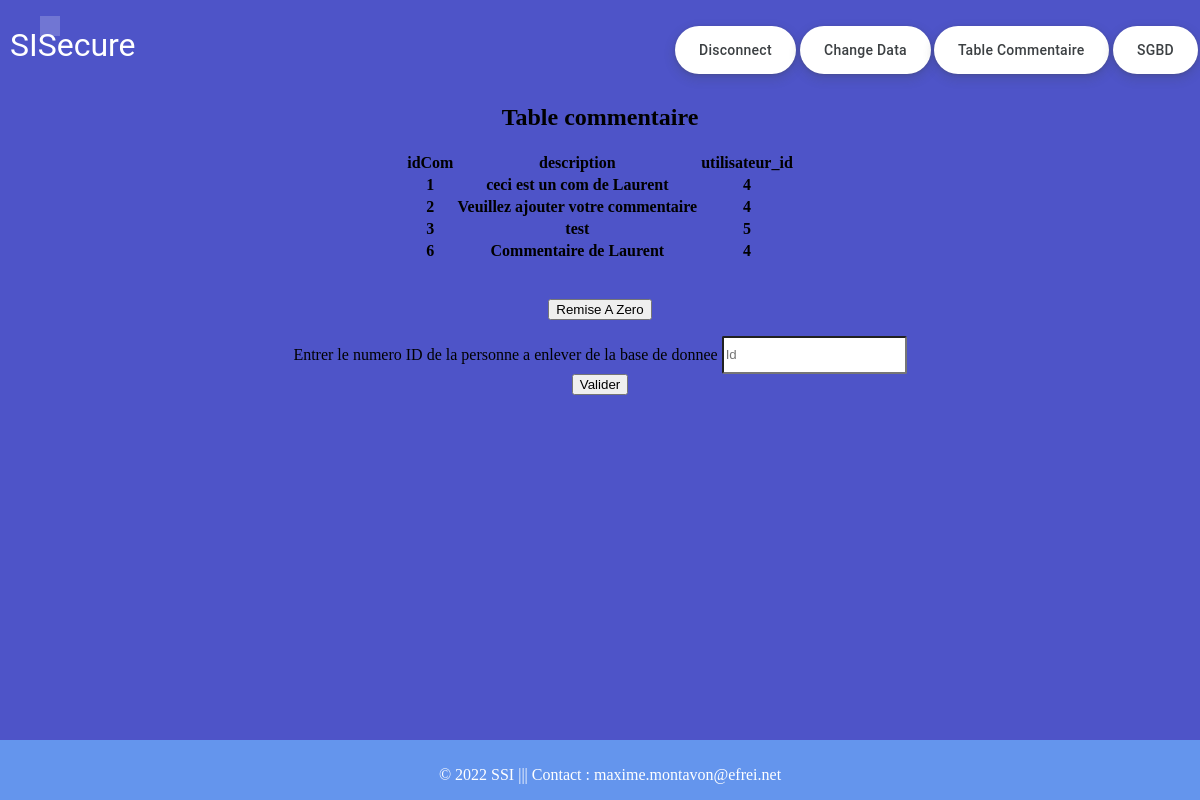
The page /landing2.php (signed in) on the database its author committed.
### tables this page shows
CREATE TABLE `commentaire` (
  `idCom` int(11) NOT NULL,
  `description` text NOT NULL,
  `utilisateur_id` int(11) NOT NULL
);

### landing2.php (the view, shortened to what this page needs)
<?php
$bdd = new PDO('mysql:host=localhost;dbname=projet;charset=utf8;', 'root', '');
if(!$_SESSION['Password']){
    header('Location: connexion.php');
} else {
    foreach($_SESSION as $key=>$value) {
        echo $key . ': ' . $value . '<br>' ;
    }
    $sql = "SELECT idCom, description, utilisateur_id FROM commentaire
        ORDER BY idCom ASC";
    $stmt = $bdd->prepare($sql);
    $stmt->execute();
    $tabObjetsSQL = $stmt->fetchAll();
}
?>
<!DOCTYPE html>
<html>
<head>
</head>
<body>
<div class="background">
    <ul>
        <li></li>
    </ul>
    <div class="Height">
        <header>
            <div class="left">
                <label>SISecure</label>
            </div>
            <div class="right">
                <a href="deconnexion.php"><button class="button-17">Disconnect</button></a>
                <a href="PasswordProblem.php"><button class="button-17">Change Data</button></a>
                <a href="landing.php"><button class="button-17">Table Commentaire</button></a>
                <label class="button-17"><?php echo $_SESSION['Prenom']?></label>
            </div>
        </header>
        <?php
        if ($_SESSION['Permission'] == 2 or $_SESSION['Permission'] == 1 or $_SESSION['Permission'] == 0) {
            echo '<div class="container" align="center">
            <div class="row mb-md-5">
            </div>
            <div class="row mb-md-5">
                <div class="col-3">
                </div>
                <div class="col-6">
                    <h2 class="text-center">Table commentaire</h2>
                </div>
                <div class="col-3">
                </div>
            </div>
            <div class="row">
                <div class="col-2">
                </div>
                <div class="col-8">
                    <table class="table table-striped" align="center">
                        <thead>
                        <tr>
                            <th scope="col">idCom</th>
                            <th scope="col">description</th>
                            <th scope="col">utilisateur_id</th>
                        </tr>
                        </thead>
                        <tbody>
            ';
            foreach($tabObjetsSQL as $unObjet) {
                echo "<tr>";
                echo "<th scope='col'>" . $unObjet['idCom'] . "</th>";
                echo "<th scope='col'>" . $unObjet['description'] . "</th>";
                echo "<th scope='col'>" . $unObjet['utilisateur_id'] . "</th>";
                echo "</tr>";
            }
            echo '</tbody>
                    </table>
                </div>
                <div class="col-2">
                </div>
            </div>
        </div>
            ';
        }
        ?>
        <br>
        <br>
        <?php
        if ($_SESSION['Permission'] == 2) {
            echo '<div>
                <form method="POST" action="" align="center">
                    <input type="submit" class="btn" name="RemiseZero" value="Remise A Zero">
                </form>
            </div>';
            echo '<div>
                <form method="POST" action="" align="center">
                    <label>Entrer le numero ID de la personne a enlever de la base de donnee</label>
                    <input type="text" name="SupUtil" class="form-control" placeholder="Id">
                    <br/>
                    <input type="submit" class="btn" name="SuppUtilisateur" value="Valider">
                </form>
            </div>';
        }
        ?>
        <footer>
            <p>© 2022 SSI ||| Contact : maxime.montavon@efrei.net</p>
        </footer>
    </div>
</div>
</body>
</html>

### landing2.php (style rules this page uses)
footer { position: fixed; padding: 10px 10px 0px 10px; bottom: 0; width: 100%; display: flex; justify-content: center; background-color: cornflowerblue; color: white; }
ul { list-style-type: none; }
body { background: blue; }
header { display: flex; width: 99%; padding: 10px; }
.right { margin-left: auto; margin-right: 0; }
.left { color: white; font-size: xx-large; font-family: "Google Sans", Roboto, Arial, sans-serif; margin-left: 0; margin-right: auto; }
.form-control { min-height: 38px; border-radius: 2px; }
.Height { Height: 100%; }
.background { position: fixed; width: 100vw; height: 100vh; top: 0; left: 0; margin: 0; padding: 0; background: #4e54c8; overflow: hidden; }
.background li { position: absolute; display: block; list-style: none; width: 20px; height: 20px; background: rgba(255, 255, 255, 0.2); animation: animate 19s linear infinite; }
.button-17 { align-items: center; appearance: none; background-color: #fff; border-radius: 24px; border-style: none; box-shadow: rgba(0, 0, 0, .2) 0 3px 5px -1px,rgba(0, 0, 0, .14) 0 6px 10px 0,rgba(0, 0, 0, .12) 0 1px 18px 0; box-sizing: border-box; color: #3c4043; cursor: pointer; display: inline-flex; fill: currentcolor; font-family: "Google Sans",Roboto,Arial,sans-serif; font-size: 14px; font-weight: 500; height: 48px; justify-content: center; letter-spacing: .25px; line-height: normal; max-width: 100%; overflow: visible; padding: 2px 24px; position: relative; text-align: center; text-transform: none; transition: box-shadow 280ms cubic-bezier(.4, 0, .2, 1),opacity 15ms linear 30ms,transform 270ms cubic-bezier(0, 0, .2, 1) 0ms; user-select: none; -webkit-user-select: none; touch-action: manipulation; width: auto; will-change: transform,opacity; z-index: 0; }
.button-17:not(:disabled) { box-shadow: rgba(60, 64, 67, .3) 0 1px 3px 0, rgba(60, 64, 67, .15) 0 4px 8px 3px; }

### rows shown on the page
commentaire: idCom "1", description "ceci est un com de Laurent", utilisateur "4"
commentaire: idCom "2", description "Veuillez ajouter votre commentaire", utilisateur "4"
commentaire: idCom "3", description "test", utilisateur "5"
commentaire: idCom "6", description "Commentaire de Laurent", utilisateur "4"

### other values the page prints
$key "Password"
$value "77e7e78b05578758626744dcdf57007c71797399"
$key "id"
$value "1"
$_SESSION['Prenom'] "SGBD"
